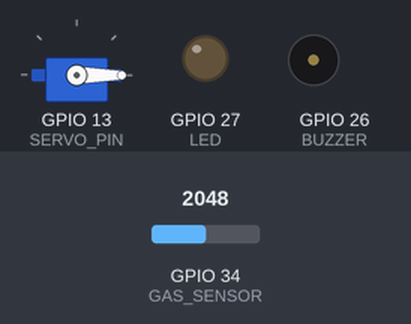
Simulated run of this sketch. Board: ESP32. Parts: servo, output pins drawn as LEDs (lit = HIGH), buzzer (waves = sounding, pin HIGH). The inputs (shaded band) are chosen by the test bench; at power-on: GPIO 34 (GAS_SENSOR) = 2048. WiFi joins after 1.5 s; servers stay silent unless stated; the modem accepts every AT command (registered, SIM ready, sends succeed) and sends nothing else.

Above: at 0.1 s.
At 4.6 s:
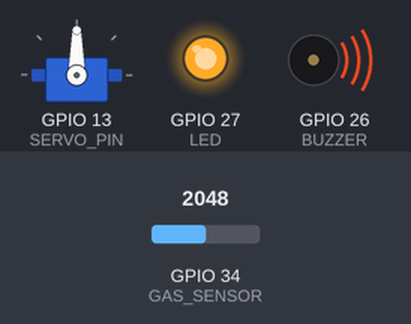
Timing chart, 0 to 6.1 s (numbered marks = the images above):
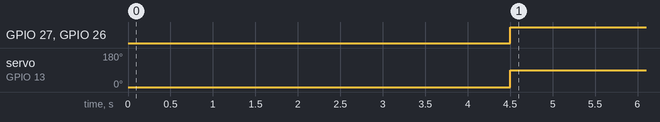

Measured:
- by itself, GPIO 27 (LED), GPIO 26 (BUZZER): LOW → HIGH at 4.5 s
- by itself, servo on GPIO 13 (SERVO_PIN): 0° → 90° at 4.5 s

The sketch:

esp32_gas_detector.ino
```cpp
#include <WiFi.h>
#include <ESPAsyncWebServer.h>
#include <AsyncTCP.h>
#include <Servo.h>
#include <HardwareSerial.h>

const char* ssid = "YOUR_WIFI_NAME";
const char* password = "YOUR_WIFI_PASSWORD";

#define GAS_SENSOR 34
#define BUZZER 26
#define LED 27
#define SERVO_PIN 13

int gasValue = 0;
int threshold = 350;

bool alertSent = false;

Servo regulatorServo;
AsyncWebServer server(80);

HardwareSerial sim800(1);
String phoneNumber = "+91XXXXXXXXXX";

String statusText = "SAFE";

void sendSMS(String message)
{
  sim800.println("AT+CMGF=1");
  delay(1000);

  sim800.print("AT+CMGS=\"");
  sim800.print(phoneNumber);
  sim800.println("\"");

  delay(1000);

  sim800.print(message);
  delay(500);

  sim800.write(26);
}

const char index_html[] PROGMEM = R"rawliteral(
<!DOCTYPE html>
<html>
<head>
<meta name="viewport" content="width=device-width, initial-scale=1">
<title>LPG Gas Monitor</title>
<style>
body{font-family:Arial;text-align:center;background:#111;color:white}
.card{background:#1f1f1f;padding:20px;margin:20px;border-radius:10px}
.value{font-size:40px}
button{padding:15px;font-size:18px;border:none;background:red;color:white;border-radius:8px}
.safe{color:lime}
.danger{color:red}
</style>
</head>
<body>
<h2>🔥 LPG Gas Leakage Monitor</h2>

<div class="card">
Gas Value
<div id="gas" class="value">0</div>
</div>

<div class="card">
Status
<div id="status" class="value safe">SAFE</div>
</div>

<div class="card">
<button onclick="closeGas()">Close Gas Regulator</button>
</div>

<script>
setInterval(function(){
fetch("/data")
.then(response => response.json())
.then(data => {
document.getElementById("gas").innerHTML = data.gas;
let st = document.getElementById("status");
st.innerHTML = data.status;
if(data.status == "DANGER"){st.className="value danger";}
else{st.className="value safe";}
});
},1000);

function closeGas(){
fetch("/close");
}
</script>
</body>
</html>
)rawliteral";

void setup(){

Serial.begin(115200);

pinMode(BUZZER,OUTPUT);
pinMode(LED,OUTPUT);

regulatorServo.attach(SERVO_PIN);
regulatorServo.write(0);

WiFi.begin(ssid,password);
while(WiFi.status()!=WL_CONNECTED){delay(500);}

sim800.begin(9600, SERIAL_8N1, 16, 17);
delay(3000);
sim800.println("AT");

server.on("/", HTTP_GET, [](AsyncWebServerRequest *request){
request->send_P(200,"text/html",index_html);
});

server.on("/data", HTTP_GET, [](AsyncWebServerRequest *request){
String json="{";
json += "\"gas\":" + String(gasValue) + ",";
json += "\"status\":\"" + statusText + "\"";
json += "}";
request->send(200,"application/json",json);
});

server.on("/close", HTTP_GET, [](AsyncWebServerRequest *request){
regulatorServo.write(90);
request->send(200,"text/plain","Gas Closed");
});

server.begin();
}

void loop(){

gasValue = analogRead(GAS_SENSOR);

if(gasValue > threshold){
digitalWrite(BUZZER,HIGH);
digitalWrite(LED,HIGH);
regulatorServo.write(90);
statusText="DANGER";

if(!alertSent){
sendSMS("ALERT! LPG Gas Leakage Detected. Regulator Closed Automatically.");
alertSent=true;
}

}
else{
digitalWrite(BUZZER,LOW);
digitalWrite(LED,LOW);
regulatorServo.write(0);
statusText="SAFE";
alertSent=false;
}

delay(1000);
}
```
